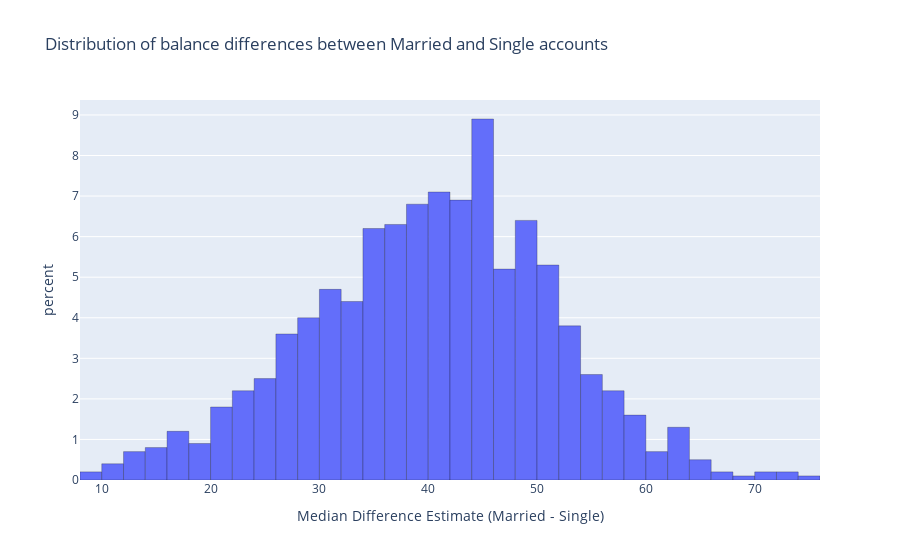

Source (notebook cell):
### Markdown cell above
- Display the distribution of the 1000 bootstrap estimates we found. Does the distribution of the difference in medians appear to be symmetric? <span style="color:red" float:right>[2 point]</span>

### Code cell
fig = pxp.histogram(
    estimates,
    x='difference',
    histnorm='percent',
    labels={'difference':'Median Difference Estimate (Married - Single)'},
    title="Distribution of balance differences between Married and Single accounts"
    )
fig.update_traces(marker=dict(line_width=0.25, line_color="black"))

### Figure 1 — Plotly figure (JSON) as saved in the notebook; plotly's stock layout.template omitted (floating-point values rounded to 4 significant figures; data arrays with more than 128 entries replaced by an {"elided": "..."} marker saying what was removed)
{"data": [{"alignmentgroup": "True", "bingroup": "x", "histnorm": "percent", "hovertemplate": "Median Difference Estimate (Married - Single)=%{x}<br>percent=%{y}<extra></extra>", "legendgroup": "", "marker": {"color": "#636efa", "line": {"color": "black", "width": 0.25}, "pattern": {"shape": ""}}, "name": "", "offsetgroup": "", "orientation": "v", "showlegend": false, "type": "histogram", "x": {"elided": "1000 float values"}, "xaxis": "x", "yaxis": "y"}], "layout": {"barmode": "relative", "legend": {"tracegroupgap": 0}, "title": {"text": "Distribution of balance differences between Married and Single accounts"}, "xaxis": {"anchor": "y", "domain": [0, 1], "title": {"text": "Median Difference Estimate (Married - Single)"}}, "yaxis": {"anchor": "x", "domain": [0, 1], "title": {"text": "percent"}}}}
